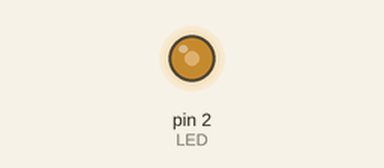
Recording of a sketch running on a simulated Arduino Uno, built with avr-gcc and run on an emulated ATmega328P. On the bench: output pins drawn as LEDs (lit = HIGH).

Above: at 0.1 s.
Timing chart, 0 to 1.6 s (numbered marks = the images above):
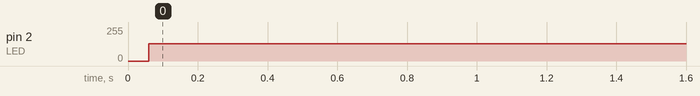

Measured:
- by itself, pin 2 (LED): 0/255 → 128/255 at 0.06 s

The sketch:

323.ino
```cpp
const int LED = 2;

void setup() {
  pinMode(LED, OUTPUT);
}

void loop() {
  digitalWrite(LED, HIGH);
  delay(5);
  digitalWrite(LED, LOW);
  delay(5);
}
```
